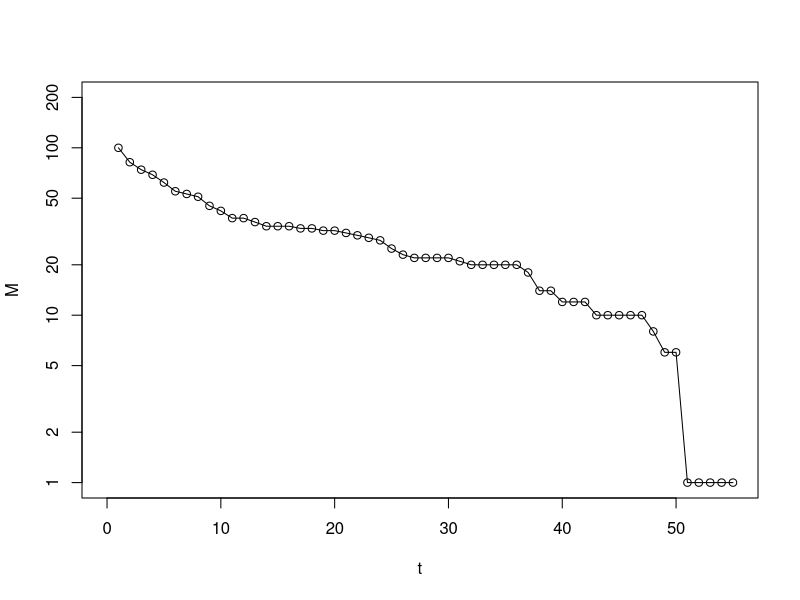
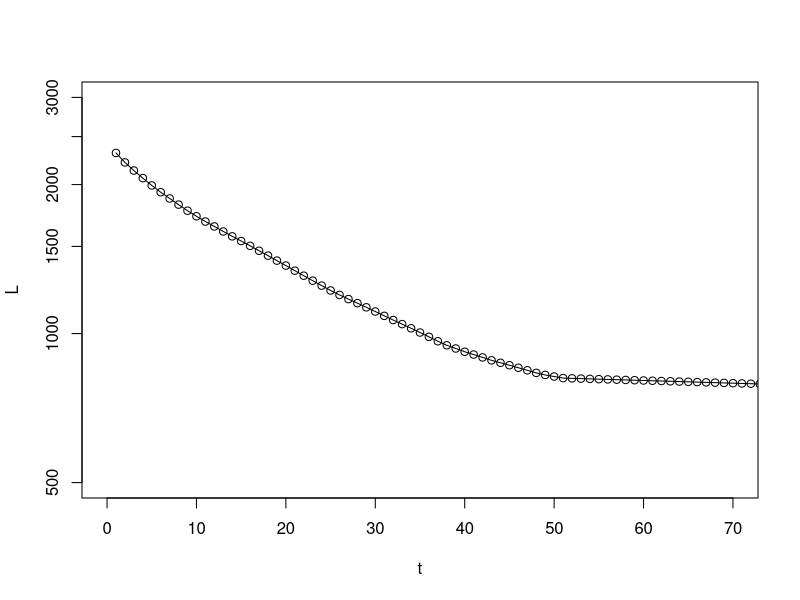
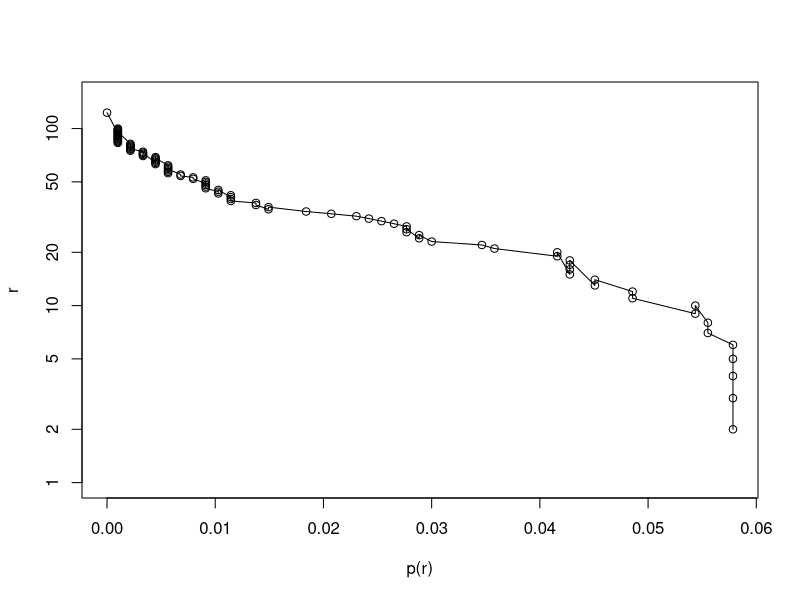

Generate these figures, in order, with R:
M <- c(
  100,82,74,69,62,55,53,51,45,42,38,38,36,34,34,34,33,33,
  32,32,31,30,29,28,25,23,22,22,22,22,21,20,20,20,20,20,
  18,14,14,12,12,12,10,10,10,10,10,8,6,6,1,1,1,1,1
  ) # from Justeson (1973)

M <- c(M, rep(1, 808)) # make L[1] = 2,317

codes <- c(1:(max(M)))

# Extract frequency of codes from M
code_fq <- rep(1, length(codes))

for (i in 2:length(M)) {
  code_fq <- c(
    code_fq[1:(length(code_fq) - M[i])], 
    code_fq[((length(code_fq) - M[i]) + 1):length(code_fq)] + 1
    )
}

# Feature scaling p(r)
alpha <- 0.001
code_fq_scaled <- (code_fq - min(code_fq)) / (max(code_fq) - min(code_fq)) + alpha

# Extract N from code frequencies

N <- c()

for(i in 1:length(M)) {
  N[i] <- length(code_fq[code_fq == i])
}

# Get t

t <- c(1:length(M))

# Calculate L

L <- c()

for (i in 1:length(M)) {
  L[i] <- sum(M[i:length(M)])
}

plot(t[1:55],
     M[1:55],
     type = "o",
     log = "y",
     xlim = c(0, 55),
     ylim = c(1, 200),
     xlab = "t",
     ylab = "M")

plot(t,
     L,
     type = "o",
     log = "y",
     xlim = c(0, 70),
     ylim = c(500,3000))

(L[1] ^ 2 / (L[1] - M[1])) - L[1]


# r <- rank(-code_fq_scaled, ties.method = "max")
# r <- rank(-code_fq_scaled, ties.method = "average")
r <- rank(-code_fq_scaled, ties.method = "random")
# r <- rank(-code_fq_scaled, ties.method = "min")

rlm <- lm(c(0, code_fq_scaled[1:99]) ~ poly(c(123, r[1:99]), 2, raw = TRUE))
rlm3 <- lm(c(0, code_fq_scaled[1:99]) ~ poly(c(123, r[1:99]), 3, raw = TRUE))
rlm4 <- lm(c(0, code_fq_scaled[1:99]) ~ poly(c(123, r[1:99]), 4, raw = TRUE))



wt <- 1 / lm(abs(rlm$residuals) ~ rlm$fitted.values)$fitted.values ^ 2

rlm_wt <- lm(c(0, code_fq_scaled[1:99]) ~ poly(c(123, r[1:99]), 2, raw = TRUE), weights = wt)


plot(c(0, code_fq_scaled[1:99]),
     c(123, r[1:99]),
     log = "y",
     # xlim = c(0,0.1),
     ylim = c(1,150),
     xlab = "p(r)",
     ylab = "r",
     type = "o")
